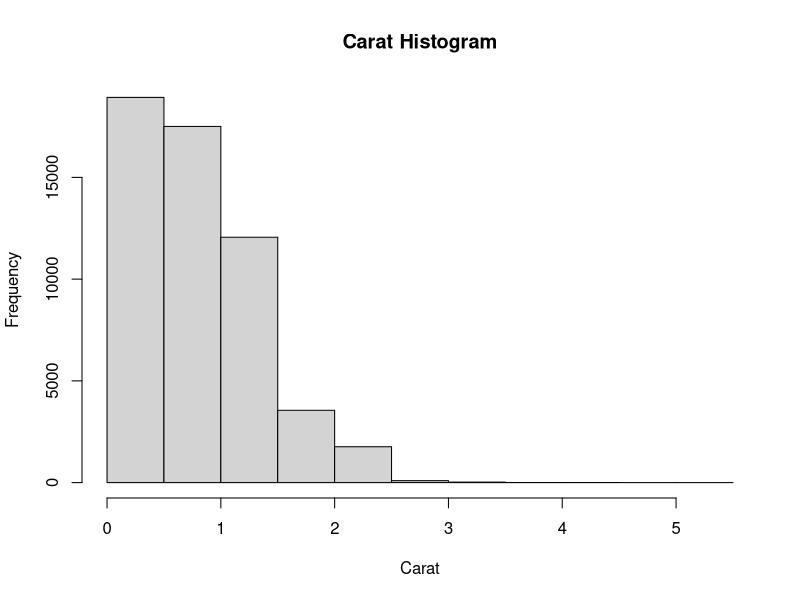
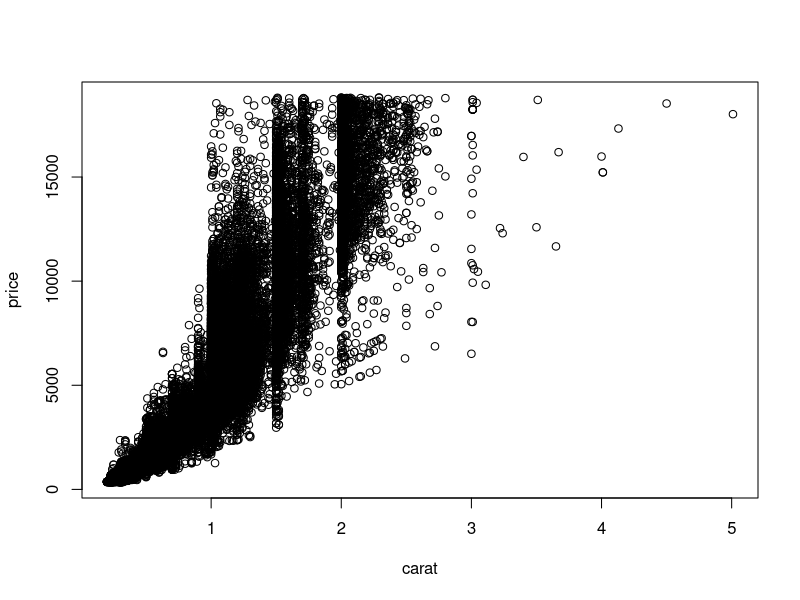
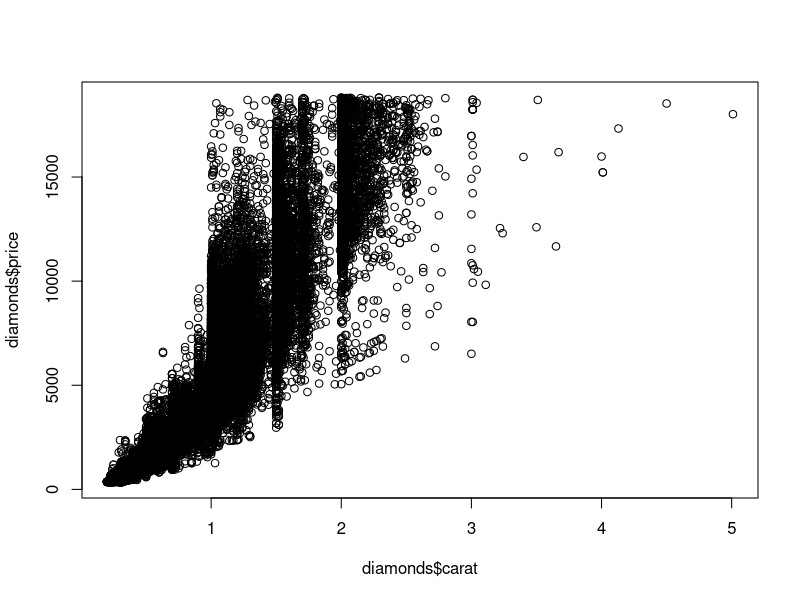
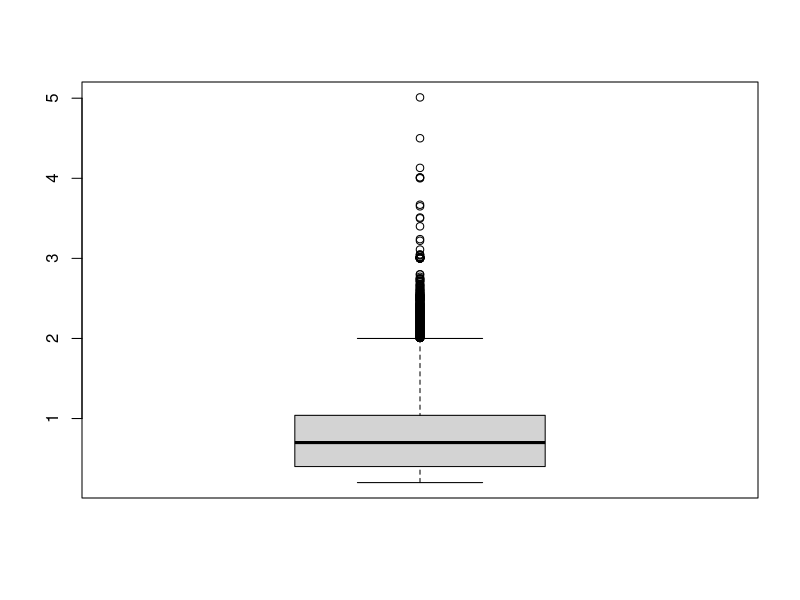

These figures' R source, in order:
require(ggplot2)
data(diamonds)
head(diamonds)
#
# Base Histograms (7.1.1)
hist(diamonds$carat, main = "Carat Histogram", xlab = "Carat")
#
#Base Scatterplots (7.1.2)
plot(price ~ carat, data = diamonds)
plot(diamonds$carat, diamonds$price)
#
#Base Boxplots (7.1.3)
boxplot(diamonds$carat)